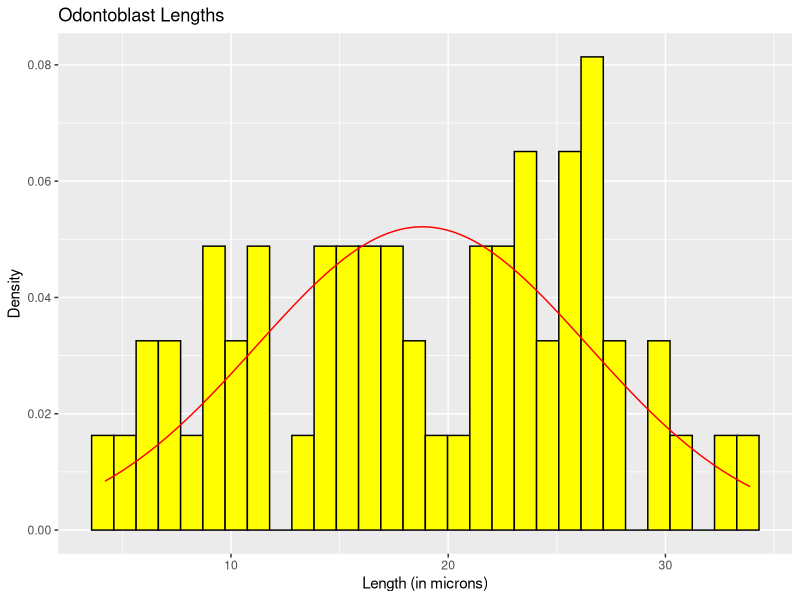
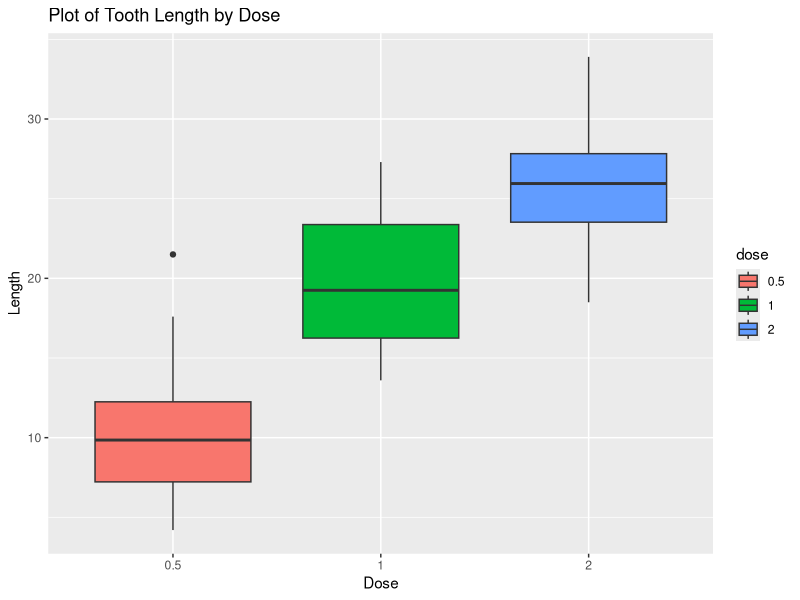
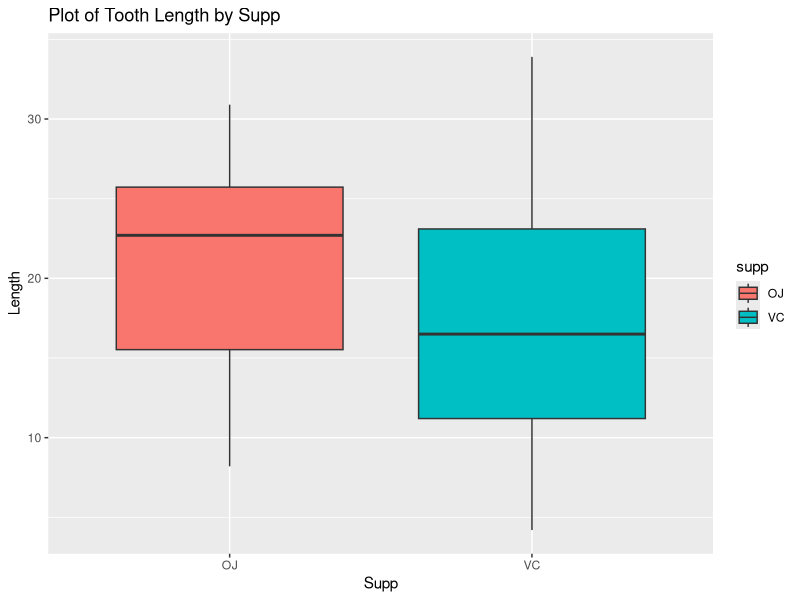
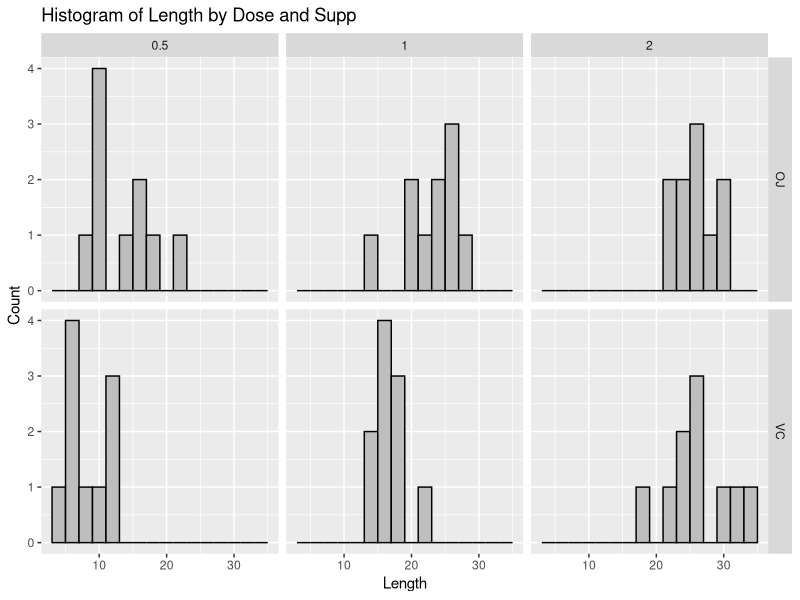

Recreate these plots in R, in order.
#First load the data to a variable we can use.
tg <- ToothGrowth
#How much data do we have?
dim(tg)
#What features are in the data? 
names(tg)
#Convert the necessary columns from numeric to factor
tg1 <- tg
tg1$dose <- sapply(tg1$dose, as.factor)
#summarise data
summary(tg1)
str(tg1)
#use ggplot2
library(ggplot2)
#Create a histogram of the data
x1 <- tg1$len
mean1 <- mean(tg1$len)
sd1 <- sd(tg1$len)
n1 <- length(tg1$len)
bw1 <- 2
ggplot(data.frame(tg1), aes(x = len)) +
        geom_histogram(aes(y = ..density..), fill = "yellow", col = "black") +
        stat_function(fun  = dnorm,
        args = c(mean = mean1, sd = sd1), col = "red") +
        ggtitle("Odontoblast Lengths") +
        xlab("Length (in microns)") + ylab("Density")
#Create a boxplot of the data over the dosages
ggplot(data.frame(tg1), aes(x=dose, y=len, fill = dose)) + geom_boxplot() +
        ggtitle("Plot of Tooth Length by Dose") +
        xlab("Dose") +
        ylab("Length")
#Create a boxplot of he data over the supplement vector
ggplot(data.frame(tg1), aes(x=supp, y=len, fill = supp)) + geom_boxplot() +
        ggtitle("Plot of Tooth Length by Supp") +
        xlab("Supp") +
        ylab("Length")
#View a histogram of the data divided up by both dose and supplement vector
ggplot(data.frame(tg1), aes(x = len)) +
        geom_histogram(binwidth = 2, color = "black", fill = "grey") +
        facet_grid(supp~dose) +
        ggtitle("Histogram of Length by Dose and Supp") +
        xlab("Length") +
        ylab("Count")

#Divide up the data for analysis
library(dplyr)
#By supp.
tgOJ <- tg1 %>%
        filter(supp == "OJ") %>%
        select(len)
tgVC <- tg1 %>%
        filter(supp == "VC") %>%
        select(len)
#By dose.
tg.5 <- tg1 %>%
        filter(dose == "0.5") %>%
        select(len)
tg01 <- tg1 %>%
        filter(dose == "1") %>%
        select(len)
tg02 <- tg1 %>%
        filter(dose == "2") %>%
        select(len)
#By supp and dose.
tgOJ.5 <- tg1 %>%
        filter(supp == "OJ", dose == "0.5") %>%
        select(len)
tgOJ01 <- tg1 %>%
        filter(supp == "OJ", dose == "1") %>%
        select(len)
tgOJ02 <- tg1 %>%
        filter(supp == "OJ", dose == "2") %>%
        select(len)
tgVC.5 <- tg1 %>%
        filter(supp == "VC", dose == "0.5") %>%
        select(len)
tgVC01 <- tg1 %>%
        filter(supp == "VC", dose == "1") %>%
        select(len)
tgVC02 <- tg1 %>%
        filter(supp == "VC", dose == "2") %>%
        select(len)
#In four cases we compare groups against those of their type (OJ/VC, .5/1/2) 
        #without differentiating with respect to the other type. In six cases 
        #we compare across dose while fixing supp, and in three cases we compare
        #across supp while keeping dose fixed

#OJ vs VC
OJvVC <- t.test(tgOJ, tgVC, var.equal = TRUE)

#.5v01
halfv01 <- t.test(tg.5, tg01, var.equal = TRUE)

#.5v02
halfv02 <- t.test(tg.5, tg02, var.equal = TRUE)

#O1v02
O1v02 <- t.test(tg01, tg02, var.equal = TRUE)

#OJ.5vOJ01
OJ.5vOJ01 <- t.test(tgOJ.5, tgOJ01, var.equal = TRUE)

#OJ.5vOJ02
OJ.5vOJ02 <- t.test(tgOJ.5, tgOJ02, var.equal = TRUE)

#OJ01vOJ02
OJ01vOJ02 <- t.test(tgOJ01, tgOJ02, var.equal = TRUE)

#VC.5vVC01
VC.5vVC01 <- t.test(tgVC.5, tgVC01, var.equal = TRUE)

#VC.5vVC02
VC.5vVC02 <- t.test(tgVC.5, tgVC02, var.equal = TRUE)

#VC01vVC02
VC01vVC02 <- t.test(tgVC01, tgVC02, var.equal = TRUE)

#OJ.5vVC.5
OJ.5vVC.5 <- t.test(tgOJ.5, tgVC.5, var.equal = TRUE)

#OJ01vVC01
OJ01vVC01 <- t.test(tgOJ01, tgVC01, var.equal = TRUE)

#OJ02vVC02
OJ02vVC02 <- t.test(tgOJ02, tgVC02, var.equal = TRUE)

#Display the results
library(knitr)
library(kableExtra)
x <-
        t(matrix(
        data = c(
        OJvVC$conf.int,
        OJvVC$p.value,
        halfv01$conf.int,
        halfv01$p.value,
        halfv02$conf.int,
        halfv02$p.value,
        O1v02$conf.int,
        O1v02$p.value,
        OJ.5vOJ01$conf.int,
        OJ.5vOJ01$p.value,
        OJ.5vOJ02$conf.int,
        OJ.5vOJ02$p.value,
        OJ01vOJ02$conf.int,
        OJ01vOJ02$p.value,
        VC.5vVC01$conf.int,
        VC.5vVC01$p.value,
        VC.5vVC02$conf.int,
        VC.5vVC02$p.value,
        VC01vVC02$conf.int,
        VC01vVC02$p.value,
        OJ.5vVC.5$conf.int,
        OJ.5vVC.5$p.value,
        OJ01vVC01$conf.int,
        OJ01vVC01$p.value,
        OJ02vVC02$conf.int,
        OJ02vVC02$p.value
        ),
        nrow = 3
        ))
        rownames(x) <- c(
        "OJ vs VC",
        ".5 vs 1",
        ".5 vs 2",
        "1 vs 2",
        "OJ: .5 vs 1",
        "OJ: .5 vs 2",
        "OJ: 1 vs 2",
        "VC: .5 vs 1",
        "VC: .5 vs 2",
        "VC: 1 vs 2",
        ".5: OJ vs VC",
        "1: OJ vs VC",
        "2: OJ vs VC"
        )
        
        kable(
                x,
                digits = 8,
                row.names = TRUE,
                col.names = c("Lower Bound", "Upper Bound", "P value"),
                align = "l",
                caption = "Confidence Intervals and P values",
                label = NULL,
                escape = TRUE
                ) %>%
        kable_styling("striped", latex_options = "hold_position") %>%
        add_header_above(c(
                " " = 1,
                "Confidence Interval" = 2,
                " " = 1
                )) %>%
        pack_rows("Overall Dose & Supp", 1, 4) %>%
        pack_rows("Same Supp, Different Dose", 5, 10) %>%
        pack_rows("Same Dose, Different Supp", 11, 13)
